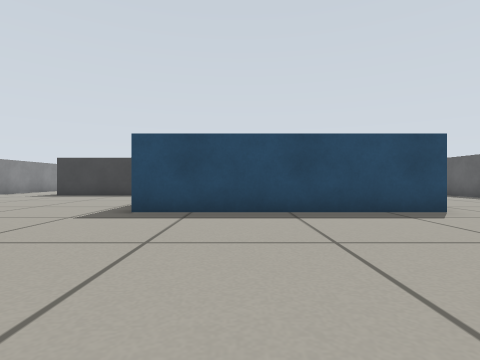
[1] (above)

23 first-person views from a walk through a world built for the Gazebo simulator. The camera is 0.33 m above the floor, looks level and sees 80° across. The floor is counted in squares, 0.5 m on a side. Each view is taken from the middle of a square. On the plan, view 1 faces up. The plan holds only what a view shows up to about 9 squares ahead; the rest is blank.

[2]
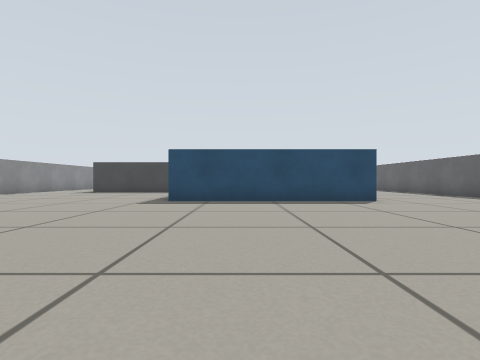

[3]
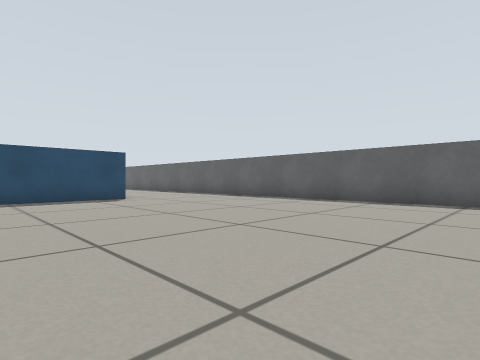

[4]
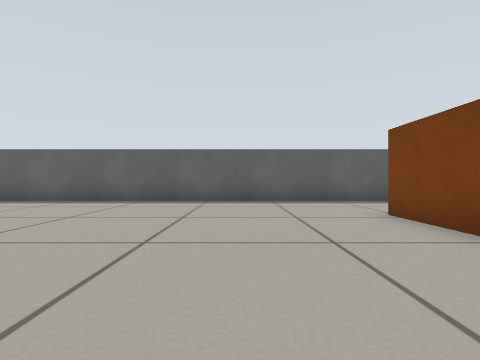

[5]
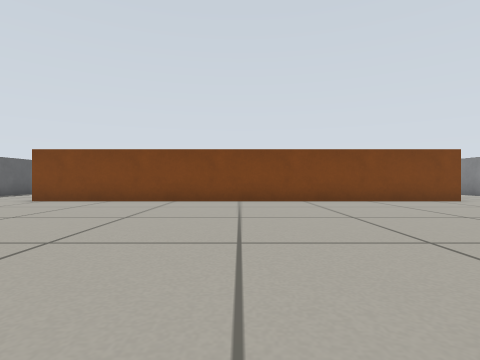

[6]
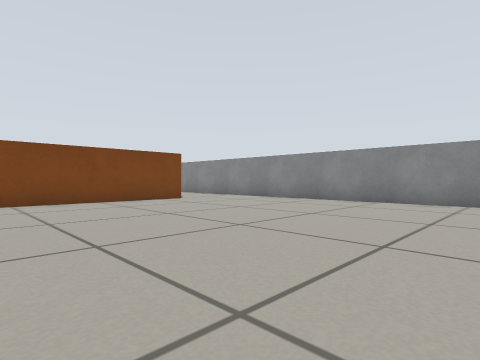

[7]
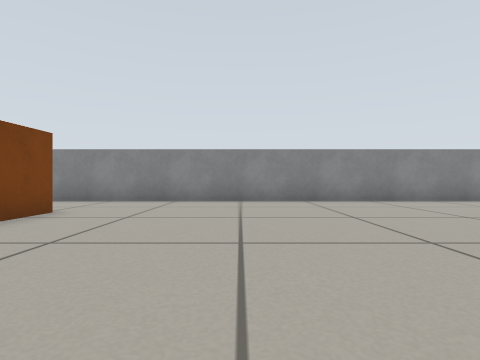

[8]
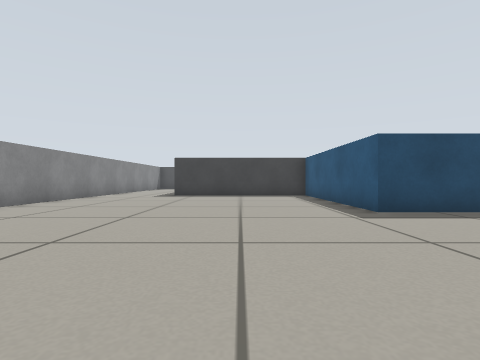

[9]
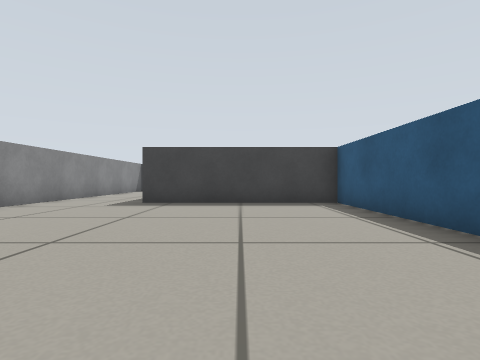

[10]
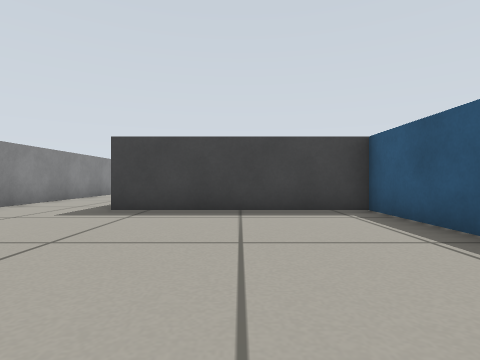

[11]
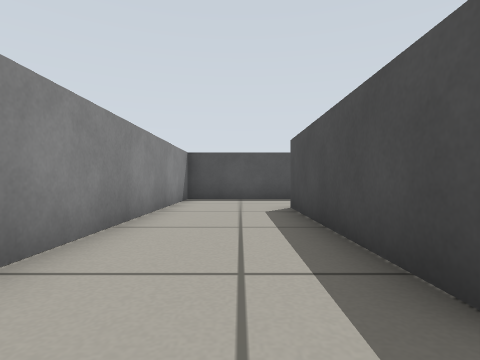

[12]
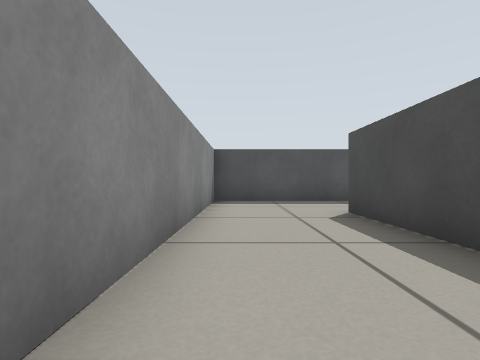

[13]
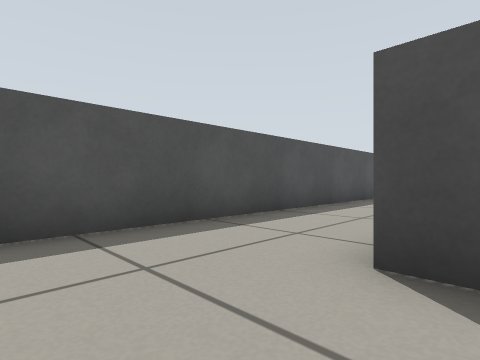

[14]
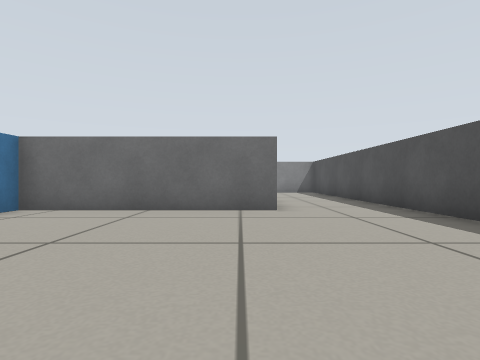

[15]
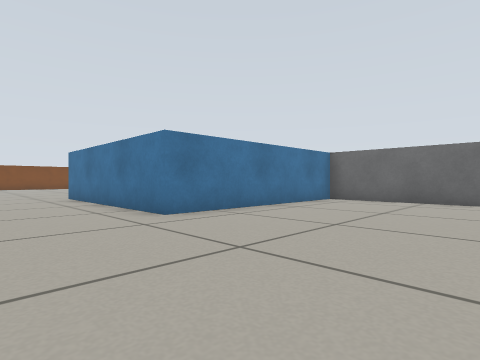

[16]
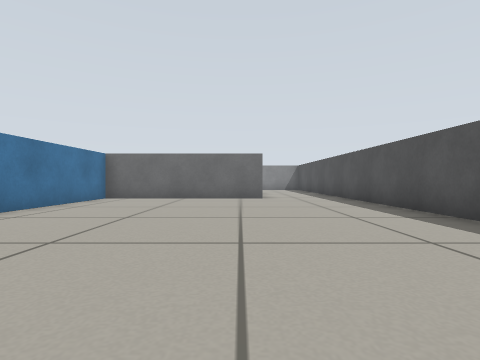

[17]
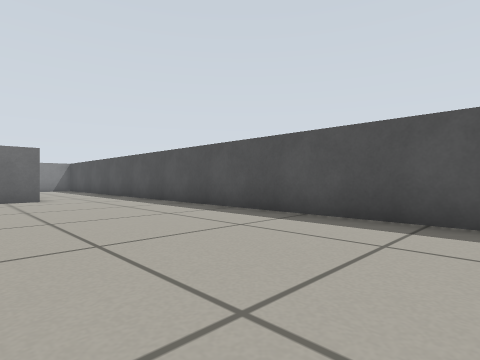

[18]
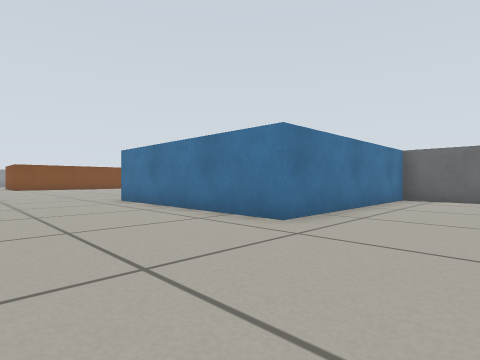

[19]
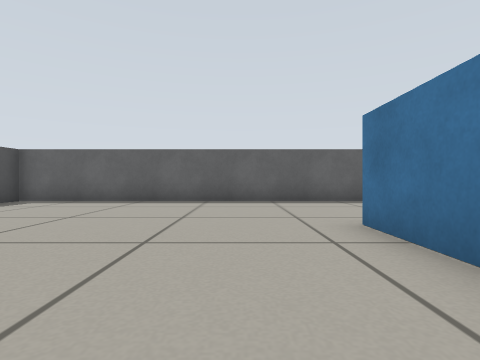

[20]
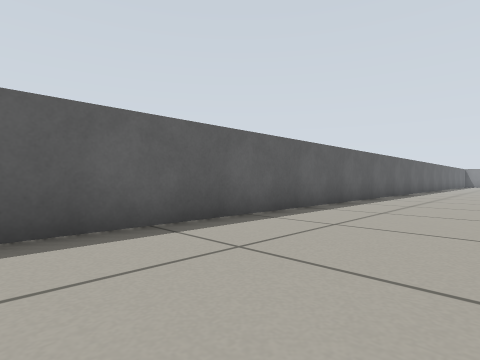

[21]
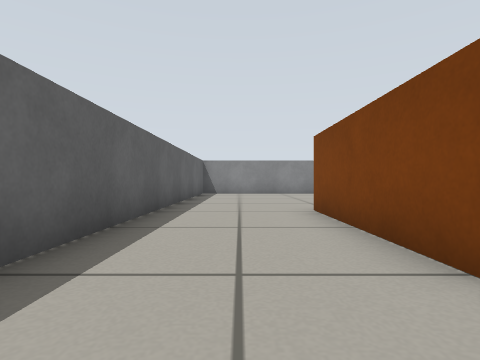

[22]
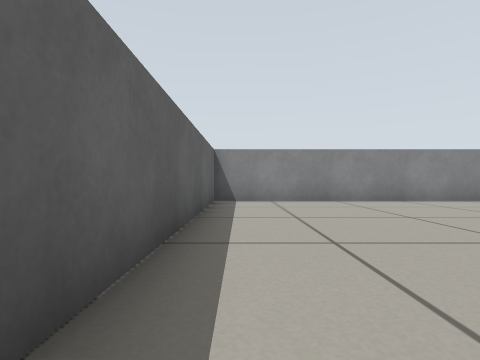

[23]
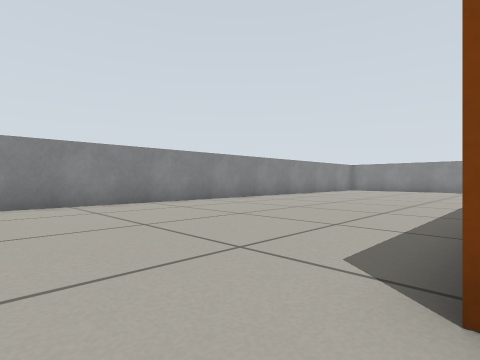

### Floor plan
Key: @ floor where view 1 was taken; # wall or solid block; . floor; B blue box; R brown box; G grey box.
Columns run from 11 left of view 1 to 9 right of it. Each row starts with its distance up from view 1.
 21 #####################
 20 #...................#
 19 #...................#
 18 #...G   G...........#
 17 #..G     G..........#
 16 #..G     G..........#
 15 #..G     G..........#
 14 #..G     G..........#
 13 #..G     G..........#
 12 #...GGGGGGBBBBBB....#
 11 #........B     B....#
 10 #........B     B....#
  9 #........B     B....#
  8 #........B     B....#
  7 #........B     B....#
  6  ........BBBBBBB....#
  5   ..................#
  4 #...................#
  3 #...................#
  2 #...................#
  1 #...................#
  0 #..........@........#
 -1 #...................#
 -2 #...................#
 -3 #...................#
 -4 #...................#
 -5 #...................#
 -6 #...................#
 -7 #..RRRRRRRRRRRRRR...#
 -8 #..             R...#
 -9 #               R...#
-10                 R...#
-11                 R...#
-12        .............#
-13        .............#
-14         ............#
-15          ...........#
-16           ..........#
-17            .........#
-18             ........#
-19             #########

Positions as (right, up) in squares from view 1, and headings:
1: (0, 0), facing up
2: (0, -3), facing up
3: (0, -4), facing up-right
4: (0, -4), facing right
5: (-1, 2), facing down
6: (-2, 2), facing down-left
7: (-2, -3), facing left
8: (-5, 0), facing up
9: (-5, 4), facing up
10: (-5, 6), facing up
11: (-9, 11), facing up
12: (-10, 12), facing up
13: (-10, 17), facing up-right
14: (4, 17), facing left
15: (7, 17), facing down-left
16: (8, 17), facing left
17: (8, 16), facing up-left
18: (8, 15), facing down-left
19: (0, 14), facing right
20: (5, 13), facing down-right
21: (7, -5), facing down
22: (8, -10), facing down
23: (7, -11), facing down-left
